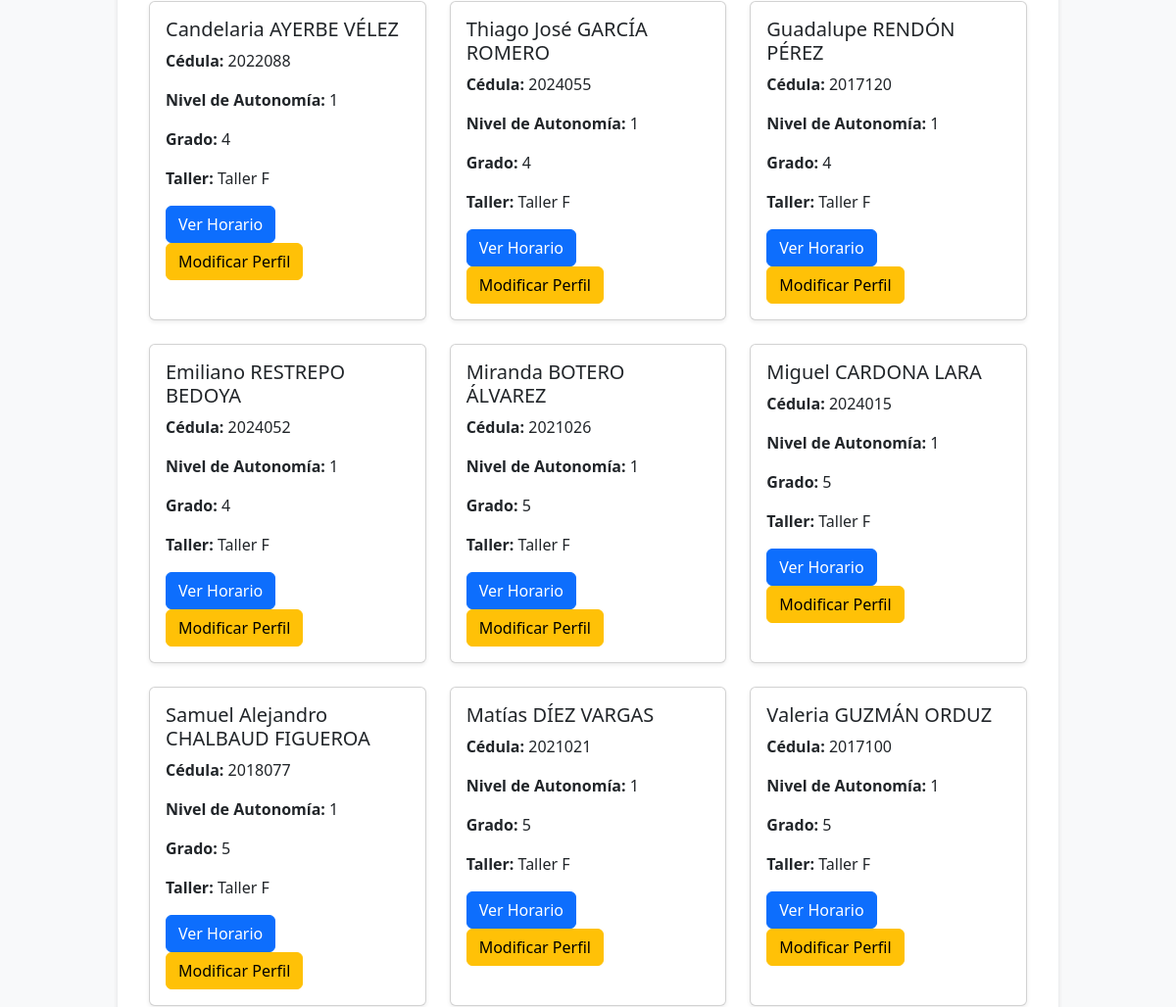
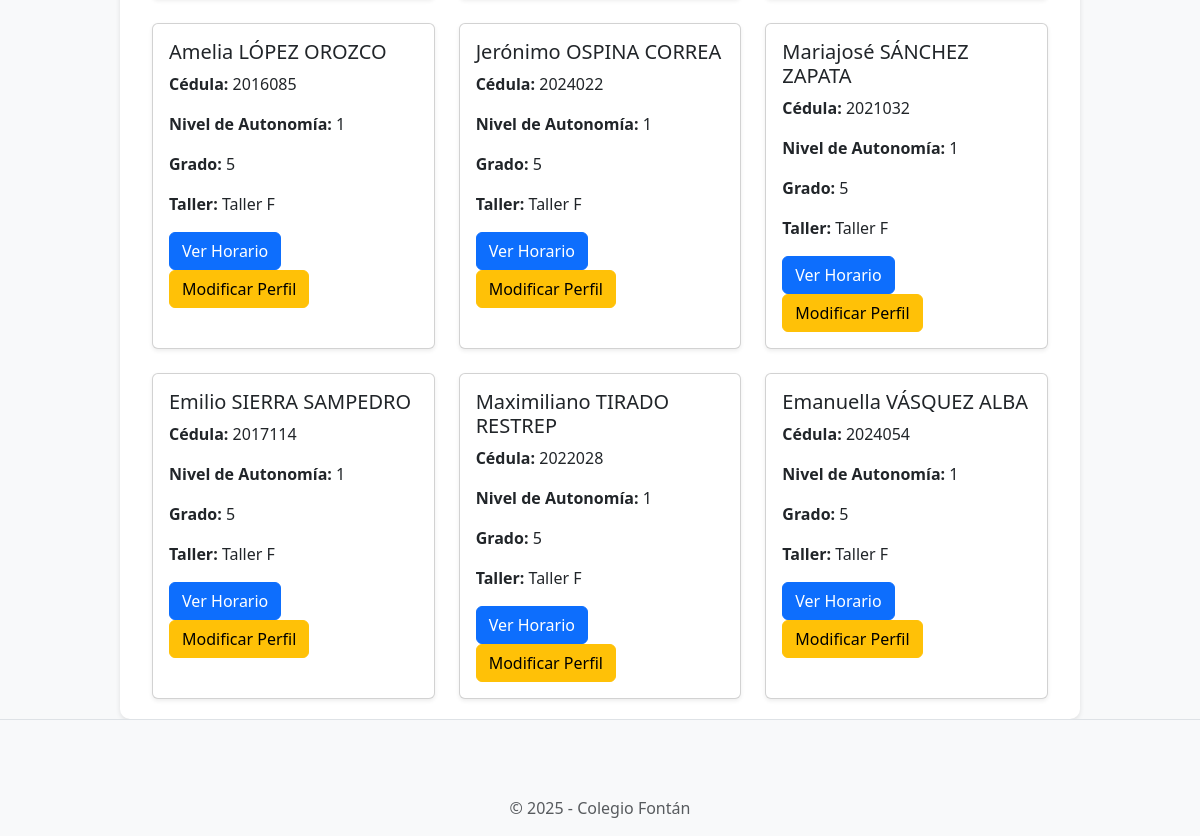
Before: /workshops/101/students/ (signed in, lower part) with the older database file (2 pictures, top to bottom).
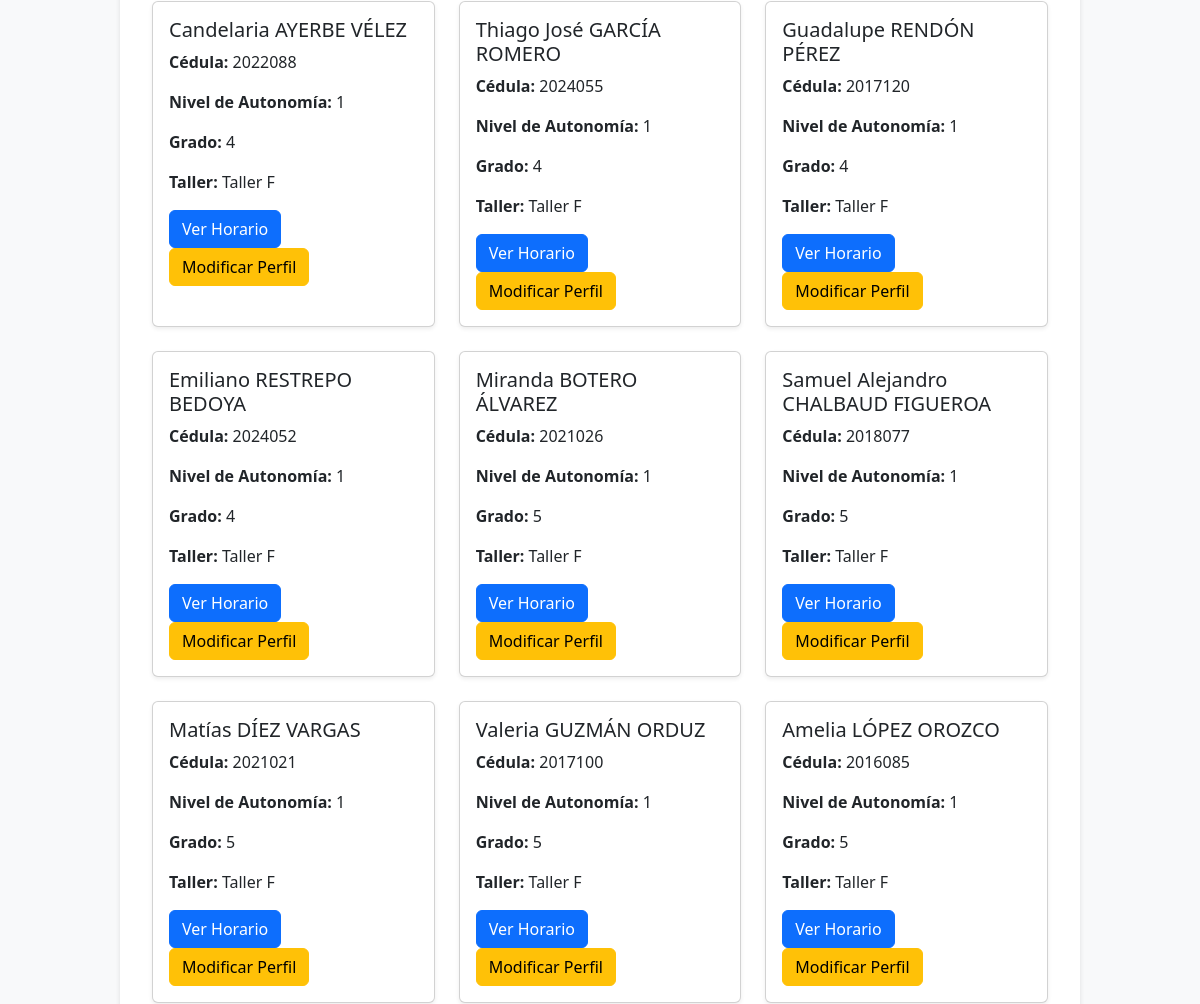
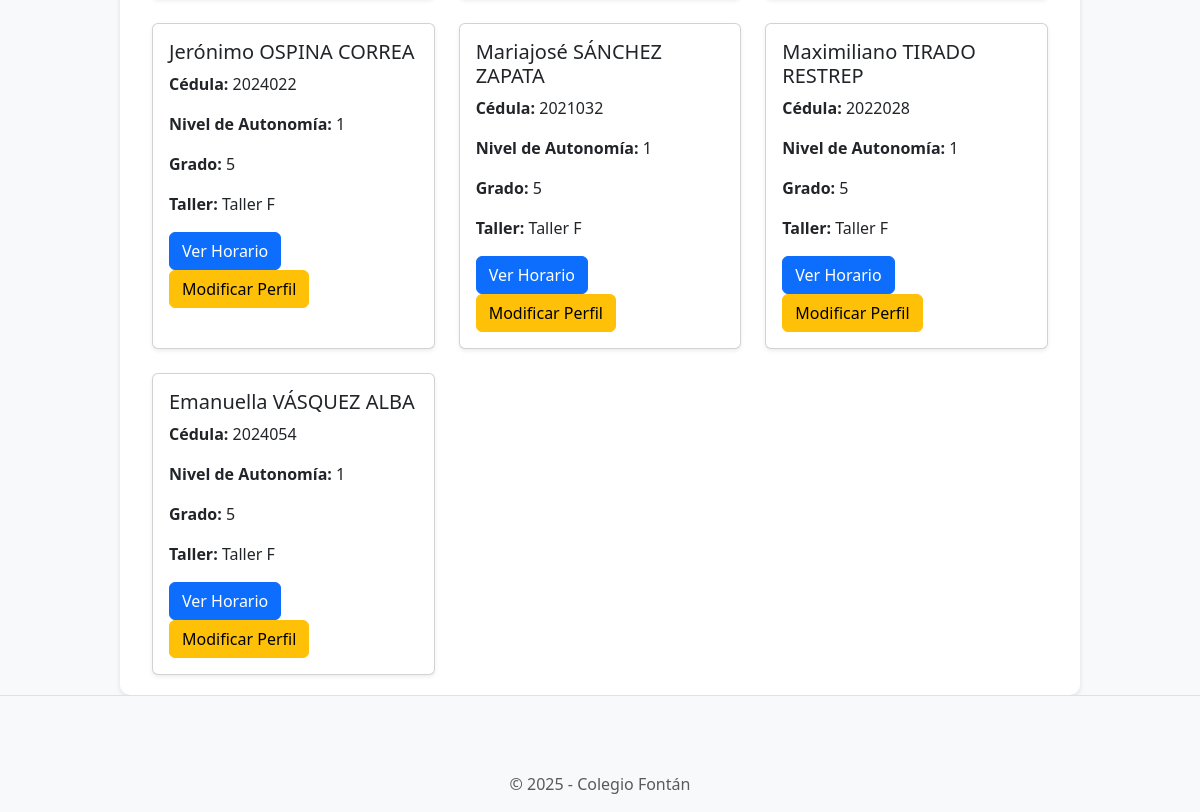
After: the same page with the newer database file (2 pictures, top to bottom).
### students/models.py (models this page shows, shortened)
class Student(models.Model):
    STATUS_CHOICES = [
        ('present', 'Presente'),
        ('absent', 'Ausente'),
        ('neutral', 'No llamado'),
    ]
    student_id = models.AutoField(primary_key=True)
    name = models.CharField(max_length=100)
    lastname = models.CharField(max_length=100)
    id_number = models.IntegerField(unique=True)
    autonomy_level = models.IntegerField(
        choices=[
            (1, 'Nivel 1'),
            (2, 'Nivel 2'),
            (3, 'Nivel 3'),
        ],
        default=1,
    )
    extended_vacation = models.BooleanField(default=False)
    grade = models.IntegerField(
        choices=[
            (1, '1'),
            (2, '2'),
            (3, '3'),
            (4, '4'),
            (5, '5'),
            (6, '6'),
            (7, '7'),
            (8, '8'),
            (9, '9'),
            (10, '10'),
            (11, '11'),
        ],
        default=1,
    )
    status = models.CharField(
        max_length=10,
        choices=STATUS_CHOICES,
        default='neutral'
    )
    workshop = models.ForeignKey('workshops.Workshop', on_delete=models.SET_NULL, null=True, blank=True)
    last_reset = models.DateTimeField(default=now)
    rotation_workshop = models.CharField(max_length=200, blank=True, null=True)

### workshops/models.py (models this page shows, shortened)
class Workshop(models.Model):
    WORKSHOP_TYPES = [
        ('primary', 'Primaria'),
        ('high_school', 'Bachillerato'),
        ('collective', 'Colectivo'),
    ]
    workshop_id = models.AutoField(primary_key=True)
    name = models.CharField(max_length=100, unique=True)
    tutor = models.ForeignKey(
        'tutors.Tutor',
        on_delete=models.SET_NULL,
        null=True,
        blank=True,
        related_name='workshops'  # Esta línea permite acceder a los talleres desde el tutor
    )
    max_capacity = models.IntegerField(default=25)
    type = models.CharField(
        max_length=20,
        choices=WORKSHOP_TYPES,
        default='primary'
    )

### workshops/views.py (the view)
# urls.py: path('<int:workshop_id>/students/', views.students_by_workshop, name='students_by_workshop'),
@login_required
def students_by_workshop(request, workshop_id):
    print("cargando funcion de estudiantes por taller")
    workshop = get_object_or_404(Workshop, workshop_id=workshop_id)
    print("cargando funcion de estudiantes por taller")
    students = Student.objects.filter(workshop=workshop)
    return render(request, 'workshops/students_by_workshop.html', {
        'workshop': workshop,
        'students': students,
        'workshops': Workshop.objects.all()
    })

### workshops/templates/workshops/students_by_workshop.html (shortened to what this page needs)
{% extends 'base.html' %}
{% load static %}
{% block content %}
<div class="container">
  <br>
  {% if students %}
    <div class="row row-cols-1 row-cols-md-3 g-4">
      {% for student in students %}
        <div class="col">
          <div class="card h-100 shadow-sm">
            <div class="card-body">
              <h5 class="card-title">{{ student.name }} {{ student.lastname }}</h5>
              <p><strong>Cédula:</strong> {{ student.id_number }}</p>
              <p><strong>Nivel de Autonomía:</strong> {{ student.autonomy_level }}</p>
              <p><strong>Grado:</strong> {{ student.grade }}</p>
              <p><strong>Taller:</strong> {{ student.workshop.name }}</p>
              <a href="{% url 'student_schedule' student_id=student.student_id %}" class="btn btn-primary">Ver Horario</a>
              <a href="{% url 'students.modify_student' student_id=student.student_id %}" class="btn btn-warning">Modificar Perfil</a>
            </div>
          </div>
        </div>
      {% endfor %}
    </div>
  {% else %}
    <div class="alert alert-warning text-center" role="alert">
      No hay estudiantes asignados a este taller.
    </div>
  {% endif %}
</div>
{% endblock %}

Changed rows visible on the page:
no longer on this page (row edited): Student: name "Miguel", lastname "CARDONA LARA", id_number "2024015", autonomy_level "1", grade "5", workshop.name "Taller F"
no longer on this page (row edited): Student: name "Emilio", lastname "SIERRA SAMPEDRO", id_number "2017114", autonomy_level "1", grade "5", workshop.name "Taller F"
